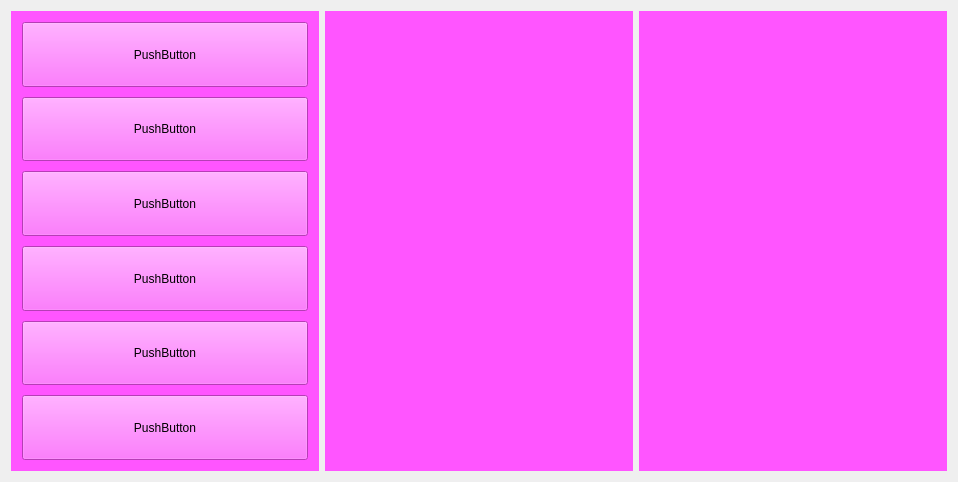
<?xml version="1.0" encoding="UTF-8"?>
<ui version="4.0">
 <class>MainWindow</class>
 <widget class="QMainWindow" name="MainWindow">
  <property name="geometry">
   <rect>
    <x>0</x>
    <y>0</y>
    <width>958</width>
    <height>482</height>
   </rect>
  </property>
  <property name="sizePolicy">
   <sizepolicy hsizetype="Expanding" vsizetype="Expanding">
    <horstretch>0</horstretch>
    <verstretch>0</verstretch>
   </sizepolicy>
  </property>
  <property name="windowTitle">
   <string>MainWindow</string>
  </property>
  <widget class="QWidget" name="centralWidget">
   <layout class="QHBoxLayout" name="horizontalLayout" stretch="0,0,0">
    <item>
     <widget class="QWidget" name="widget" native="true">
      <property name="sizePolicy">
       <sizepolicy hsizetype="Expanding" vsizetype="Expanding">
        <horstretch>0</horstretch>
        <verstretch>0</verstretch>
       </sizepolicy>
      </property>
      <property name="minimumSize">
       <size>
        <width>100</width>
        <height>100</height>
       </size>
      </property>
      <property name="styleSheet">
       <string notr="true">background-color: rgb(255, 85, 255);</string>
      </property>
      <layout class="QVBoxLayout" name="verticalLayout" stretch="0,0,0,0,0,0">
       <property name="spacing">
        <number>10</number>
       </property>
       <property name="leftMargin">
        <number>11</number>
       </property>
       <property name="rightMargin">
        <number>11</number>
       </property>
       <item>
        <widget class="QPushButton" name="pushButton">
         <property name="sizePolicy">
          <sizepolicy hsizetype="Preferred" vsizetype="Preferred">
           <horstretch>0</horstretch>
           <verstretch>0</verstretch>
          </sizepolicy>
         </property>
         <property name="text">
          <string>PushButton</string>
         </property>
        </widget>
       </item>
       <item>
        <widget class="QPushButton" name="pushButton_2">
         <property name="sizePolicy">
          <sizepolicy hsizetype="Preferred" vsizetype="Preferred">
           <horstretch>0</horstretch>
           <verstretch>0</verstretch>
          </sizepolicy>
         </property>
         <property name="text">
          <string>PushButton</string>
         </property>
        </widget>
       </item>
       <item>
        <widget class="QPushButton" name="pushButton_4">
         <property name="sizePolicy">
          <sizepolicy hsizetype="Preferred" vsizetype="Preferred">
           <horstretch>0</horstretch>
           <verstretch>0</verstretch>
          </sizepolicy>
         </property>
         <property name="text">
          <string>PushButton</string>
         </property>
        </widget>
       </item>
       <item>
        <widget class="QPushButton" name="pushButton_3">
         <property name="sizePolicy">
          <sizepolicy hsizetype="Preferred" vsizetype="Preferred">
           <horstretch>0</horstretch>
           <verstretch>0</verstretch>
          </sizepolicy>
         </property>
         <property name="text">
          <string>PushButton</string>
         </property>
        </widget>
       </item>
       <item>
        <widget class="QPushButton" name="pushButton_6">
         <property name="sizePolicy">
          <sizepolicy hsizetype="Preferred" vsizetype="Preferred">
           <horstretch>0</horstretch>
           <verstretch>0</verstretch>
          </sizepolicy>
         </property>
         <property name="text">
          <string>PushButton</string>
         </property>
        </widget>
       </item>
       <item>
        <widget class="QPushButton" name="pushButton_5">
         <property name="sizePolicy">
          <sizepolicy hsizetype="Preferred" vsizetype="Preferred">
           <horstretch>0</horstretch>
           <verstretch>0</verstretch>
          </sizepolicy>
         </property>
         <property name="text">
          <string>PushButton</string>
         </property>
        </widget>
       </item>
      </layout>
     </widget>
    </item>
    <item>
     <widget class="QWidget" name="widget_5" native="true">
      <property name="sizePolicy">
       <sizepolicy hsizetype="Expanding" vsizetype="Expanding">
        <horstretch>0</horstretch>
        <verstretch>0</verstretch>
       </sizepolicy>
      </property>
      <property name="minimumSize">
       <size>
        <width>100</width>
        <height>100</height>
       </size>
      </property>
      <property name="styleSheet">
       <string notr="true">background-color: rgb(255, 85, 255);</string>
      </property>
     </widget>
    </item>
    <item>
     <widget class="QWidget" name="widget_3" native="true">
      <property name="sizePolicy">
       <sizepolicy hsizetype="Expanding" vsizetype="Expanding">
        <horstretch>0</horstretch>
        <verstretch>0</verstretch>
       </sizepolicy>
      </property>
      <property name="minimumSize">
       <size>
        <width>100</width>
        <height>100</height>
       </size>
      </property>
      <property name="styleSheet">
       <string notr="true">background-color: rgb(255, 85, 255);</string>
      </property>
     </widget>
    </item>
   </layout>
  </widget>
 </widget>
 <layoutdefault spacing="6" margin="11"/>
 <resources/>
 <connections/>
</ui>
